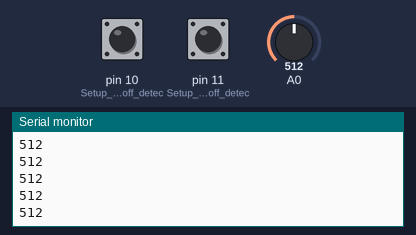
Bench run of a sketch on a simulated Arduino Uno, built with avr-gcc and run on an emulated ATmega328P. On the bench: the last lines printed to the serial monitor. Inputs (shaded band) come from the test bench; at power-on: pin 10 (Setup_for_leads_off_detec) LOW, A0 = 512, pin 11 (Setup_for_leads_off_detec) LOW.

Above: at 1.2 s.
1.3 s: pin 10 (Setup_for_leads_off_detec) pulled HIGH for 0.15 s
2.9 s: A0 set to 716
At 4.0 s:
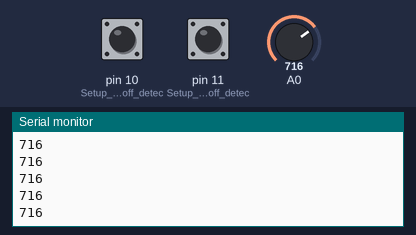
4.4 s: pin 10 (Setup_for_leads_off_detec) pulled HIGH for 1 s
At 5.2 s:
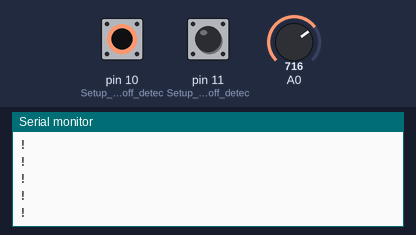
6.9 s: A0 set to 900
At 7.8 s:
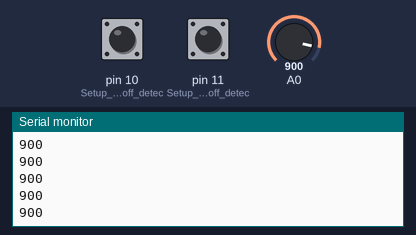
8.4 s: pin 11 (Setup_for_leads_off_detec) pulled HIGH for 3.2 s
At 9.2 s:
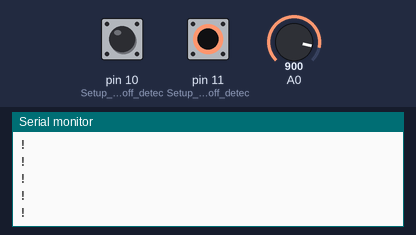
Timing chart, 0 to 11.4 s (numbered marks = the images above; inputs shaded):
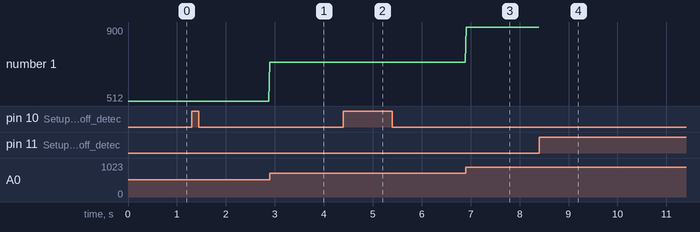

Measured:
- after the input at 2.9 s, the serial monitor: prints a new line at once (image 1)
- after the input at 6.9 s, the serial monitor: prints a new line at once (image 3)
- after the input at 8.4 s, the serial monitor: prints a new line at once (image 4)
- plotted number 1: 512 → 716 after the input at 2.9 s, 716 → 900 after the input at 6.9 s

The sketch:

heart.ino
```cpp
  /*
  AD8232-ECG-Sensor-Module
  modified on 09 Feb 2021
  by Amir Mohammad Shojaee @ Electropeak
  Home

*/


void setup() {
// initialize the serial communication:
Serial.begin(9600);
pinMode(10, INPUT); // Setup for leads off detection LO +
pinMode(11, INPUT); // Setup for leads off detection LO -

}

void loop() {

if((digitalRead(10) == 1)||(digitalRead(11) == 1)){
Serial.println('!');
}
else{
// send the value of analog input 0:
Serial.println(analogRead(A0));
}
//Wait for a bit to keep serial data from saturating
delay(20);
}
```
